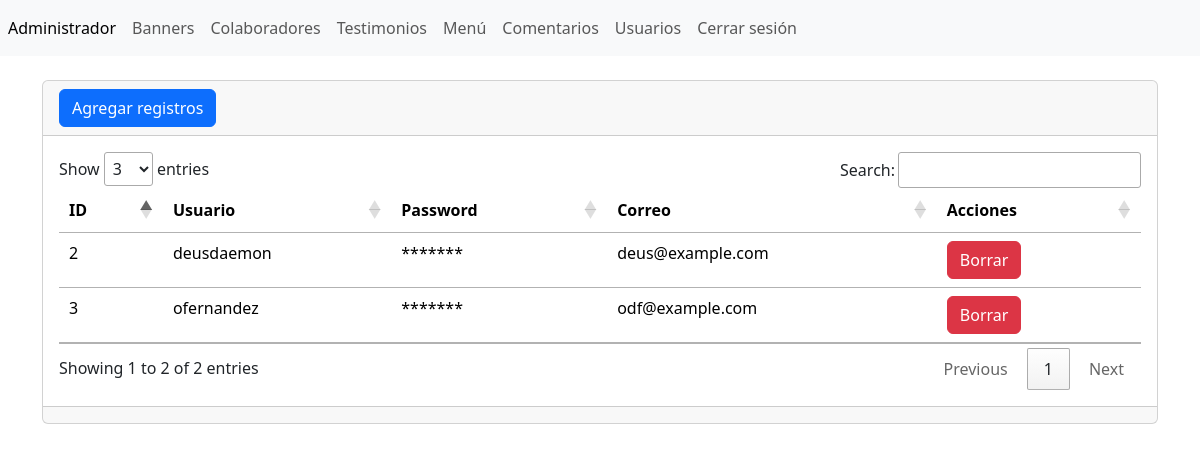
Page /admin/section/users/index.php (signed in) on the committed database.
### tables this page shows
CREATE TABLE `tbl_usuarios` (
  `ID` int NOT NULL,
  `usuario` varchar(100) NOT NULL,
  `password` varchar(100) NOT NULL,
  `correo` varchar(100) NOT NULL
);

### admin/section/users/index.php (the view, shortened to what this page needs)
<?php
include("../../bd.php");
$sentencia = $conexion -> prepare("SELECT * FROM tbl_usuarios");
$sentencia -> execute();
$lista_usuarios = $sentencia -> fetchAll(PDO::FETCH_ASSOC);
include("../../templates/header.php"); ?>
<br/>
<div class="card">
    <div class="card-header">
    <a name="" id="" class="btn btn-primary" href="crear.php" role="button"> Agregar registros </a>
    </div>
    <div class="card-body">
        <div class="table-responsive-sm">
            <table class="table">
                <thead>
                    <tr>
                        <th scope="col">ID</th>
                        <th scope="col">Usuario</th>
                        <th scope="col">Password</th>
                        <th scope="col">Correo</th>
                        <th scope="col">Acciones</th>
                    </tr>
                </thead>
                <tbody>
                    <?php foreach($lista_usuarios as $usuarios => $value) { ?>
                        <tr class="">
                            <td scope="row"> <?php echo $value['ID']; ?> </td>
                            <td> <?php echo $value['usuario']; ?> </td>
                            <td> ******* </td>
                            <td> <?php echo $value['correo']; ?> </td>
                            <td>
                                <a name="" id="" class="btn btn-danger" href="index.php?txtID=<?php echo $value['ID'] ?>" role="button"> Borrar </a>
                            </td>
                        </tr>
                    <?php } ?>
                </tbody>
            </table>
        </div>
    </div>
    <div class="card-footer text-muted"></div>
</div>
<?php include("../../templates/footer.php"); ?>

### rows in the picture
tbl_usuarios: ID "2", usuario "deusdaemon", correo "deus@example.com"
tbl_usuarios: ID "3", usuario "ofernandez", correo "odf@example.com"
